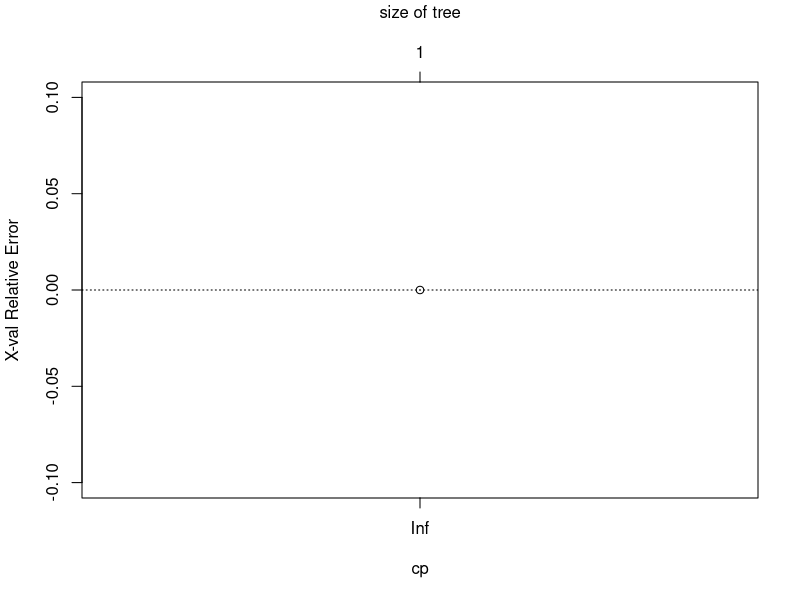

Reproduce this figure in R. (Note: this script raises an error after producing the figure.)
require(rpart)

data("Titanic")

# decision tree model
tree <- rpart(Survived ~ Age, data = Titanic)

# visualize
printcp(tree)
plotcp(tree)
summary(tree)

ti <- tree(Survived ~ ., data=Titanic)
summary(ti)
ti$frame
plot(ti)
text(ti)
